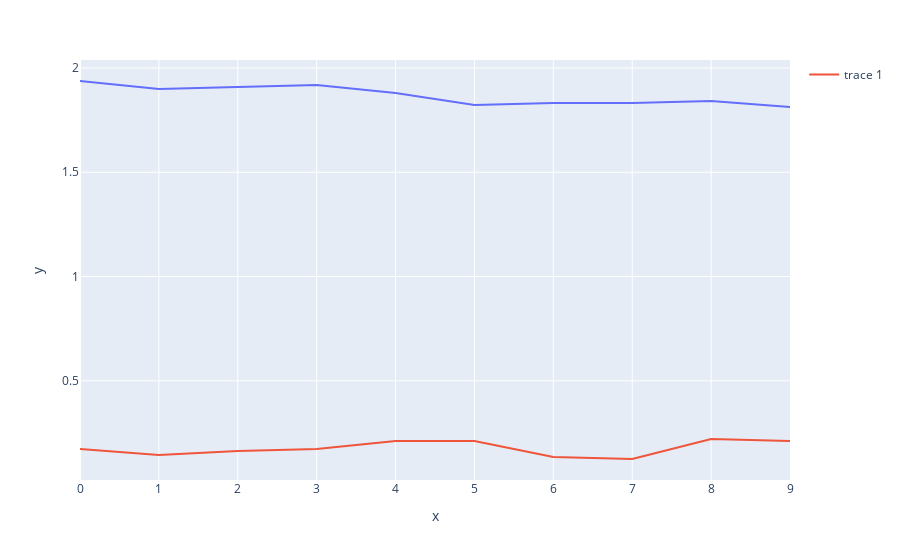

Notebook code cell kept with this figure:
### Markdown cell above
# Full Code

### Code cell
from screamdataset import ScreamDataset
import torch 
import torchaudio
from torch import nn
from torch.utils.data.sampler import SubsetRandomSampler
from torch.utils.data import DataLoader
#from cnn2 import CNNNetwork
from cnn2 import CNNNetwork
import numpy as np
from sklearn.metrics import confusion_matrix,accuracy_score, precision_score
import pandas as pd
import plotly.express as px

TRAIN_ANNOTATIONS_FILE = '/home/vedant/projects/ScreamDetection/resources/dataset/pytorch-dataset-train.csv'
TEST_ANNOTATIONS_FILE = '/home/vedant/projects/ScreamDetection/resources/dataset/pytorch-dataset-test.csv'
VALID_ANNOTATIONS_FILE = '/home/vedant/projects/ScreamDetection/resources/dataset/pytorch-dataset-validation.csv'

TRAIN_AUDIO_DIR = '/home/vedant/projects/ScreamDetection/resources/dataset/blocked_audio/train'
TEST_AUDIO_DIR = '/home/vedant/projects/ScreamDetection/resources/dataset/blocked_audio/test'
VALID_AUDIO_DIR = '/home/vedant/projects/ScreamDetection/resources/dataset/blocked_audio/validation'

BATCH_SIZE = 128
SAMPLE_RATE = 44100
EPOCHS = 10
LEARNING_RATE = 0.01

mel_spectrogram = torchaudio.transforms.MelSpectrogram(
        sample_rate = SAMPLE_RATE,
        n_fft = 1024,
        hop_length = 512,
        n_mels = 64
    )
if torch.cuda.is_available():
    DEVICE = 'cuda'
else:
    DEVICE = 'cpu'

def create_data_loader(train_data,batch_size=None,shuffle=True):
    dataloader = DataLoader(train_data,batch_size=batch_size,shuffle=shuffle)
    return dataloader

def train_one_epoch(model, train_data_loader,loss_function,optimiser,device):
    for inputs,targets in train_data_loader:
        # model.train()
        inputs,targets = inputs.to(device),targets.to(device)

        # Calculate Loss
        predictions = model(inputs)
        loss = loss_function(predictions,targets)
        #print(predictions)
        # Backpropagate Loss, update weights
        s=0
        for param in cnn.parameters():
            s=param.view(-1)[0]
            break
        print(f"first weight (before): {s}")
        optimiser.zero_grad()
        loss.backward() # Apply backpropagation
        optimiser.step() # Update weights
        s=0
        for param in cnn.parameters():
            s=param.view(-1)[0]
            break
        print(f"first weight (after): {s}")
        #print([prediction.argmax[0] for prediction in predictions])

        #TRAINING ACCURACY
        class_mapping=[
                    'no_vocals',
                    'midfry',
                    'clean',
                    'highfry',
                    'lowfry',
                    'layered'
                ]
        pred=[]
        for prediction in predictions.detach().cpu():
            p = prediction[0].argmax().item()
            pred.append(p)
        accuracy = accuracy_score(pred,targets.detach().cpu())
        #macro_accuracy = precision_score(pred,targets.detach().cpu(),average='macro')

    print(f"Loss : {loss.item()}")
    print(f"Accuracy: {accuracy}")
    #print(f"Macro Accuracy: {macro_accuracy}")
    return loss.item(),accuracy#,macro_accuracy

def train(model, train_data_loader,loss_function, optimiser, device, epochs):
    # print(f"Initial weights: {}")
    losses=[]
    epoch=[]
    accuracies=[]
    macro_accuracies=[]
    for i in range(epochs):
        # print(f"Weights before epoch {i} : {}")
        epoch.append(i)
        print(f"Epoch {i+1}:")
        # loss,accuracy,macro_accuracy = train_one_epoch(model, train_data_loader,test_data, loss_function, optimiser, device)
        loss,accuracy = train_one_epoch(model, train_data_loader,loss_function, optimiser, device)
        # print(f"Weights after epoch {i} : {}")
        losses.append(loss)
        accuracies.append(accuracy)
        #macro_accuracies.append(macro_accuracy)
        print("-------------------------------------------------------")
    print("Training done")
    return losses,accuracies,epoch#macro_accuracies,epoch


if __name__ == '__main__':
    from sklearn.metrics import confusion_matrix,accuracy_score, precision_score
    #import sys
    #sys.setrecursionlimit(10000)
    if torch.cuda.is_available():
        DEVICE = 'cuda'
    else:
        DEVICE = 'cpu'

    print(f"Using device: {DEVICE}")

    #instantiating dataset object and transform
    mel_spectrogram = torchaudio.transforms.MelSpectrogram(
        sample_rate = SAMPLE_RATE,
        n_fft = 1024,
        hop_length = 512,
        n_mels = 64
    )

    sd_train = ScreamDataset(TRAIN_ANNOTATIONS_FILE, TRAIN_AUDIO_DIR, mel_spectrogram, DEVICE)
    train_dataloader= create_data_loader(sd_train,BATCH_SIZE,shuffle=True)

    sd_test = ScreamDataset(TEST_ANNOTATIONS_FILE, TEST_AUDIO_DIR, mel_spectrogram, DEVICE)
    # test_dataloader= create_data_loader(sd_test,BATCH_SIZE)
    # Loading entire dataset into lists
    test_inputs=[]
    for i in range(len(sd_test)):
        test_inputs.append(sd_test[i])

    sd_valid = ScreamDataset(VALID_ANNOTATIONS_FILE, VALID_AUDIO_DIR, mel_spectrogram, DEVICE)
    # valid_dataloader= create_data_loader(sd_valid,BATCH_SIZE)
    valid_inputs=[]
    for i in range(len(sd_valid)):
        valid_inputs.append(sd_valid[i])

    cnn = CNNNetwork().to(DEVICE)
    # Instantiating loss function and optimiser
    loss_function = nn.CrossEntropyLoss()
    optimiser=torch.optim.Adadelta(cnn.parameters(),
                            lr=LEARNING_RATE
                                )

    #Train Model (model, train_data_loader,test_data_loader,validation_data_loader,loss_function, optimiser, device, epochs)
    #losses,accuracies,macro_accuracies,epoch = train(cnn,train_dataloader, test_inputs, valid_inputs, loss_function, optimiser, DEVICE, EPOCHS)
    losses,accuracies,epoch = train(cnn,train_dataloader, loss_function, optimiser, DEVICE, EPOCHS)

    #Save results
    torch.save(cnn.state_dict(),"/home/vedant/projects/ScreamDetection/CNN/trained_models/scream_cnn_crossentropy_adam.pth")

    print("Model trained and stored at /CNN/trained_models/scream_cnn_crossentropy_adam.pth")
    fig = px.line(x=epoch,y=losses)
    fig.add_scatter(x=epoch, y=accuracies, mode='lines')
    fig.add_scatter(x=epoch, y=macro_accuracies, mode='lines')
    # # fig.add(px.line(x=epoch,y=accuracies))
    # # fig.add(px.line(x=epoch,y=macro_accuracies))
    fig.show()
    df=pd.DataFrame()
    df['epoch'] = epoch
    df['accuracy'] = accuracies
    #df['macro_accuracy'] = macro_accuracies

    df.to_csv('/home/vedant/projects/ScreamDetection/CNN/trained_models/training_results.csv',header=True,index=False,encoding='utf-8-sig')

### Figure 1 — Plotly figure (JSON) as saved in the notebook; plotly's stock layout.template omitted (floating-point values rounded to 4 significant figures)
{"data": [{"hovertemplate": "x=%{x}<br>y=%{y}<extra></extra>", "legendgroup": "", "line": {"color": "#636efa", "dash": "solid"}, "marker": {"symbol": "circle"}, "mode": "lines", "name": "", "orientation": "v", "showlegend": false, "type": "scatter", "x": [0, 1, 2, 3, 4, 5, 6, 7, 8, 9], "xaxis": "x", "y": [1.938, 1.899, 1.909, 1.919, 1.88, 1.822, 1.832, 1.832, 1.842, 1.813], "yaxis": "y"}, {"mode": "lines", "type": "scatter", "x": [0, 1, 2, 3, 4, 5, 6, 7, 8, 9], "y": [0.1731, 0.1442, 0.1635, 0.1731, 0.2115, 0.2115, 0.1346, 0.125, 0.2212, 0.2115]}, {"mode": "lines", "type": "scatter", "x": [0, 1, 2, 3, 4, 5, 6, 7, 8, 9], "y": []}], "layout": {"legend": {"tracegroupgap": 0}, "margin": {"t": 60}, "xaxis": {"anchor": "y", "domain": [0, 1], "title": {"text": "x"}}, "yaxis": {"anchor": "x", "domain": [0, 1], "title": {"text": "y"}}}}
